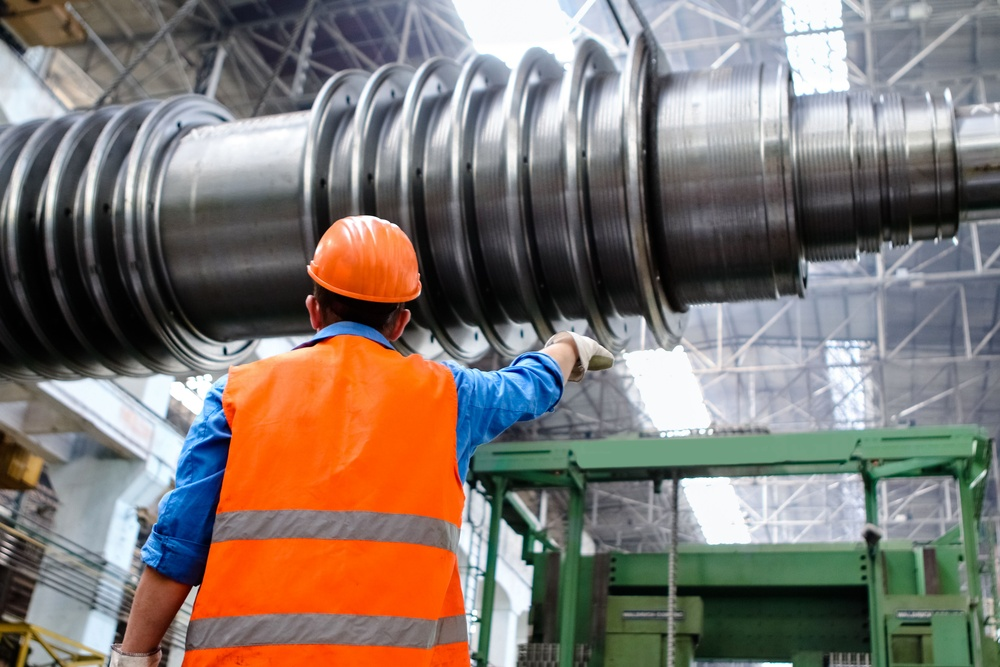
#> input picture CONSULTORIA A&J/conteudos/2026-09-17-quanto-custa-nao-prevenir/assets/raw/slide-photo-optionB.jpg, 1000 x 667 px, shrunk from 5212 x 3475 before the run
$ python _prep_photo.py
#> lines starting #> are read from the running program, lines starting #| are printed output that depends on the picture
from pathlib import Path
from PIL import Image

HERE = Path(__file__).resolve().parent
SRC = HERE / "assets" / "raw" / "slide-photo-optionB.jpg"
DEST = HERE / "assets" / "edited" / "slide-photo.jpg"

img = Image.open(SRC)
#> img is the input picture: PIL image 1000x667 RGB; mean R, G, B 128.9, 119.2, 112.5
w, h = img.size  # 5212x3475 landscape, worker roughly centered horizontally
#> w = 1000; h = 667

target_ratio = 4 / 5  # width / height
new_w = int(h * target_ratio)  # crop width for a 4:5 frame at full height
#> new_w = 533
left = (w - new_w) // 2  # centered — worker is already near-centered horizontally
#> left = 233
crop = img.crop((left, 0, left + new_w, h))
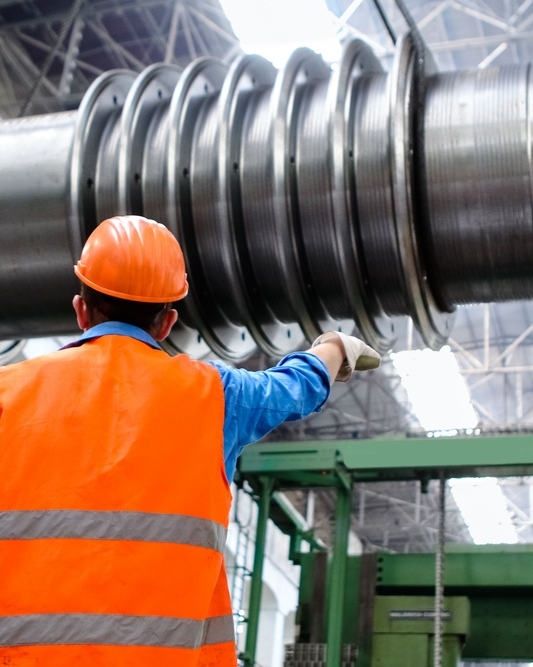
#> crop: PIL image 533x667 RGB; mean R, G, B 139.9, 117.5, 104.7

crop.save(DEST, quality=92)
print(f"Saved {DEST} {crop.size}")
#| Saved CONSULTORIA A&J/conteudos/2026-09-17-quanto-custa-nao-prevenir/assets/edited/slide-photo.jpg (533, 667)

$ run again, with CONSULTORIA A&J/conteudos/2026-09-17-quanto-custa-nao-prevenir/assets/raw/slide-photo.jpg copied over CONSULTORIA A&J/conteudos/2026-09-17-quanto-custa-nao-prevenir/assets/raw/slide-photo-optionB.jpg
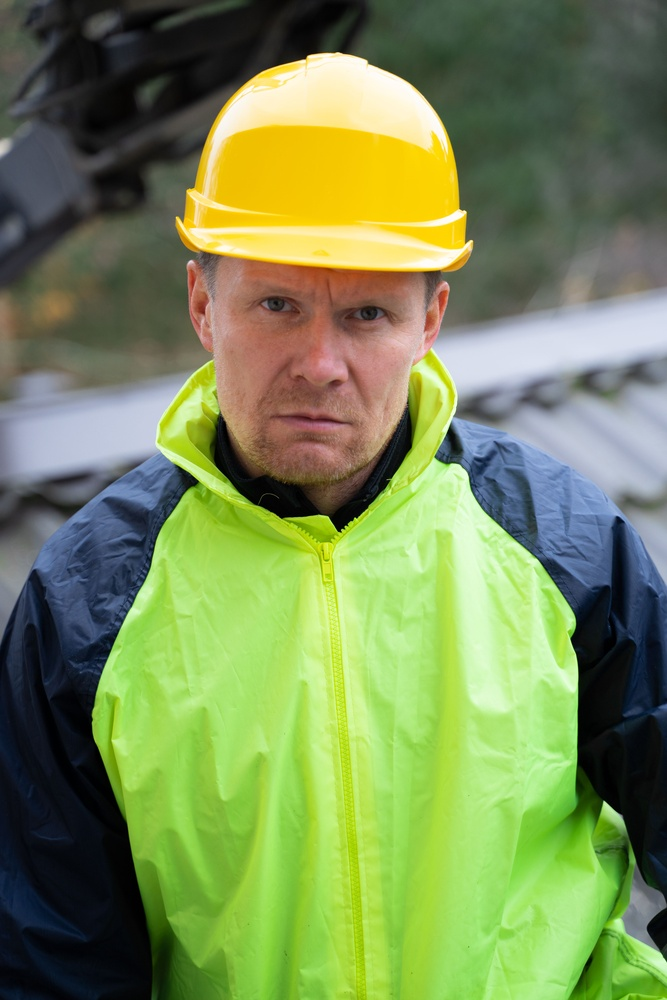
#> input picture CONSULTORIA A&J/conteudos/2026-09-17-quanto-custa-nao-prevenir/assets/raw/slide-photo.jpg, 667 x 1000 px, shrunk from 4000 x 6000 before the run
#> img is the input picture: PIL image 667x1000 RGB; mean R, G, B 121.8, 140.6, 86.3
#> `crop = img.crop((left, 0, left + new_w, h))`:
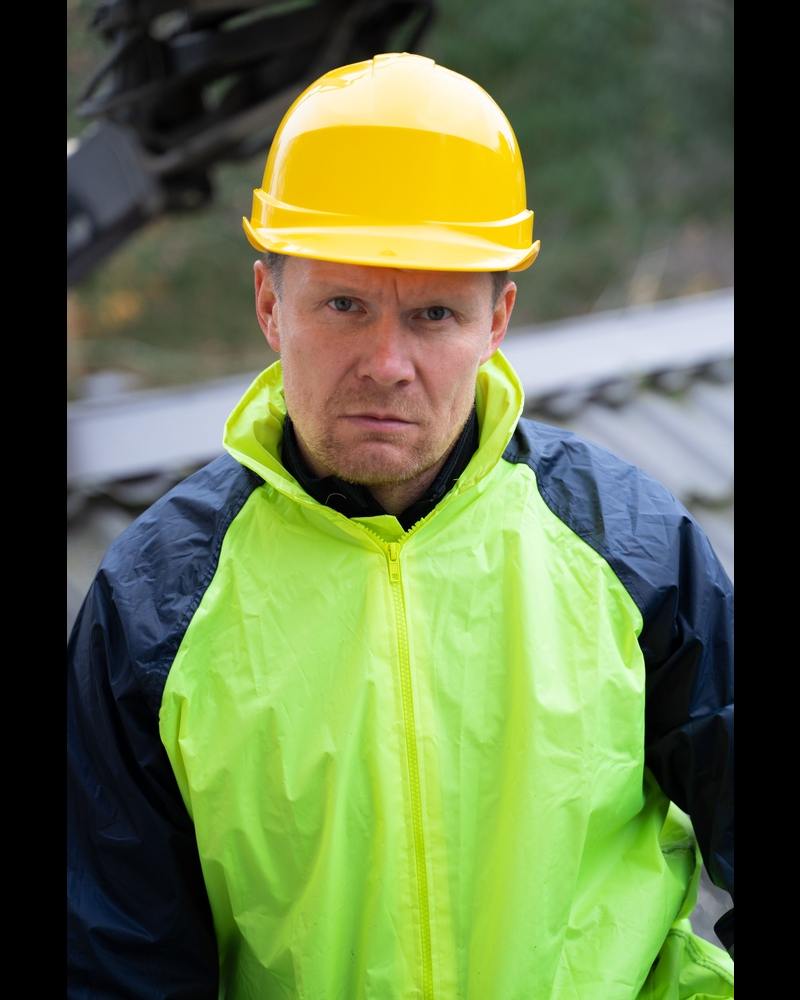
#> crop: PIL image 800x1000 RGB; mean R, G, B 101.6, 117.2, 72
#| Saved CONSULTORIA A&J/conteudos/2026-09-17-quanto-custa-nao-prevenir/assets/edited/slide-photo.jpg (800, 1000)
